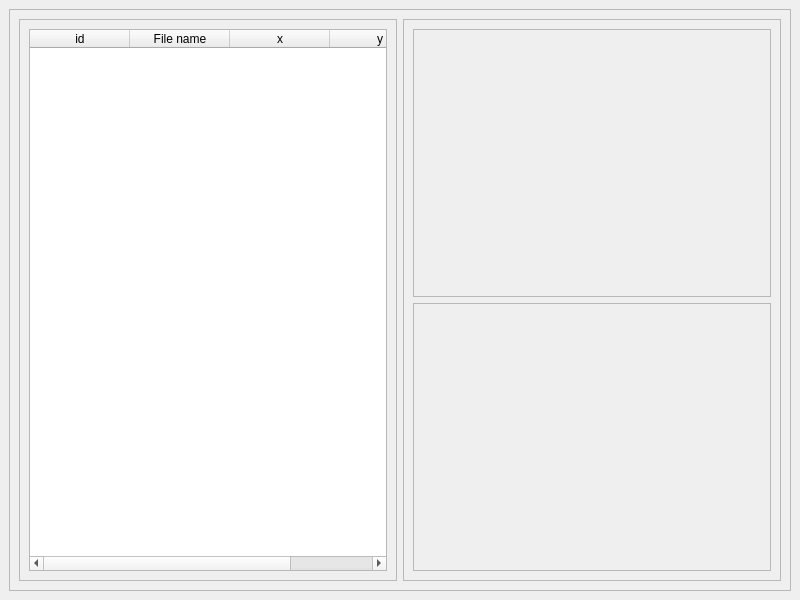
<?xml version="1.0" encoding="UTF-8"?>
<ui version="4.0">
 <class>MainWindow</class>
 <widget class="QMainWindow" name="MainWindow">
  <property name="geometry">
   <rect>
    <x>0</x>
    <y>0</y>
    <width>800</width>
    <height>600</height>
   </rect>
  </property>
  <property name="windowTitle">
   <string>MainWindow</string>
  </property>
  <widget class="QWidget" name="MainWidget">
   <layout class="QGridLayout" name="gridLayout">
    <item row="0" column="0">
     <widget class="QFrame" name="MainFrame">
      <property name="frameShape">
       <enum>QFrame::StyledPanel</enum>
      </property>
      <property name="frameShadow">
       <enum>QFrame::Raised</enum>
      </property>
      <layout class="QHBoxLayout" name="horizontalLayout">
       <item>
        <widget class="QFrame" name="FileFrame">
         <property name="frameShape">
          <enum>QFrame::StyledPanel</enum>
         </property>
         <property name="frameShadow">
          <enum>QFrame::Raised</enum>
         </property>
         <layout class="QVBoxLayout" name="verticalLayout">
          <item>
           <widget class="QTableWidget" name="tableWidget">
            <column>
             <property name="text">
              <string>id</string>
             </property>
            </column>
            <column>
             <property name="text">
              <string>File name</string>
             </property>
            </column>
            <column>
             <property name="text">
              <string>x</string>
             </property>
            </column>
            <column>
             <property name="text">
              <string>y</string>
             </property>
            </column>
           </widget>
          </item>
         </layout>
        </widget>
       </item>
       <item>
        <widget class="QFrame" name="DisplayFrame">
         <property name="frameShape">
          <enum>QFrame::StyledPanel</enum>
         </property>
         <property name="frameShadow">
          <enum>QFrame::Raised</enum>
         </property>
         <layout class="QVBoxLayout" name="verticalLayout_2">
          <item>
           <widget class="QFrame" name="PlotFrame">
            <property name="frameShape">
             <enum>QFrame::StyledPanel</enum>
            </property>
            <property name="frameShadow">
             <enum>QFrame::Raised</enum>
            </property>
            <layout class="QGridLayout" name="gridLayout_2">
             <item row="0" column="0">
              <widget class="MplWidget" name="PlotWidget" native="true"/>
             </item>
            </layout>
           </widget>
          </item>
          <item>
           <widget class="QFrame" name="PropertiesFrame">
            <property name="frameShape">
             <enum>QFrame::StyledPanel</enum>
            </property>
            <property name="frameShadow">
             <enum>QFrame::Raised</enum>
            </property>
            <layout class="QVBoxLayout" name="verticalLayout_4">
             <item>
              <spacer name="horizontalSpacer_2">
               <property name="orientation">
                <enum>Qt::Horizontal</enum>
               </property>
               <property name="sizeHint" stdset="0">
                <size>
                 <width>335</width>
                 <height>20</height>
                </size>
               </property>
              </spacer>
             </item>
            </layout>
           </widget>
          </item>
         </layout>
        </widget>
       </item>
      </layout>
     </widget>
    </item>
   </layout>
  </widget>
 </widget>
 <customwidgets>
  <customwidget>
   <class>MplWidget</class>
   <extends>QWidget</extends>
   <header>mplwidget.h</header>
   <container>1</container>
  </customwidget>
 </customwidgets>
 <resources/>
 <connections/>
</ui>
